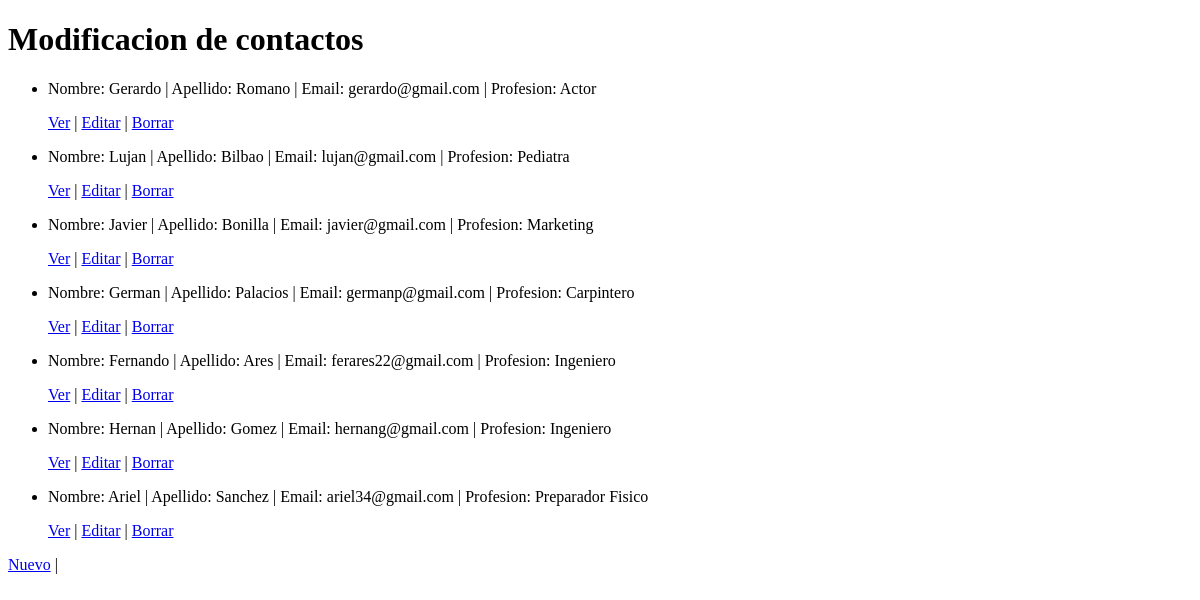
/Porfolio/contactos/list, run on an earlier commit of the app's database.
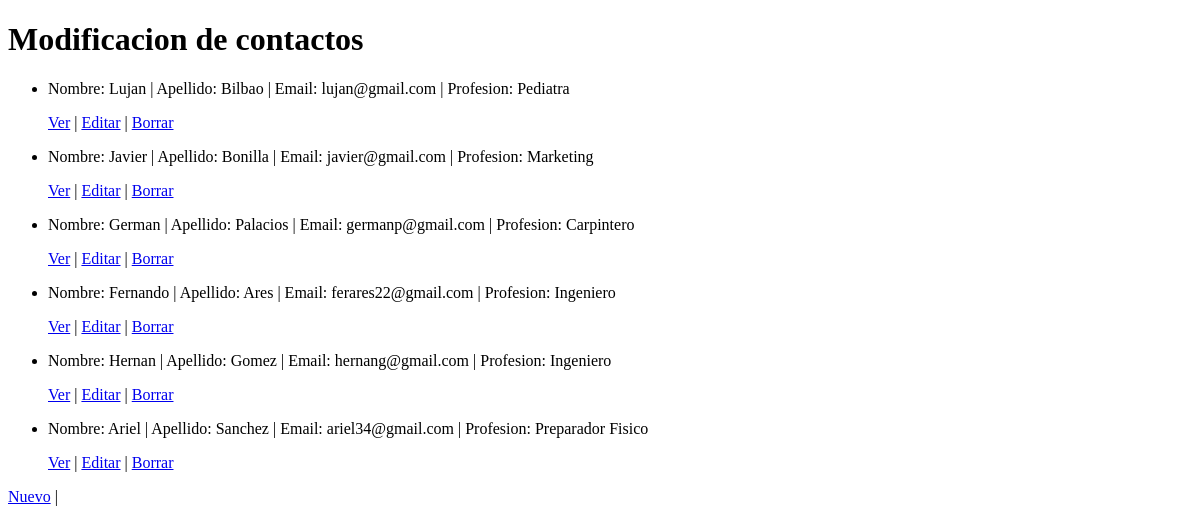
And on a later commit of the database.
### Porfolio/models.py (models this page shows, shortened)
class Contactos(models.Model):
    nombre= models.CharField(max_length=30)
    apellido= models.CharField(max_length=30)
    email= models.EmailField()
    profesion= models.CharField(max_length=30)

### Porfolio/views.py (the view)
# urls.py: path('contactos/list', views.Contactos_list.as_view(), name='List'),
class Contactos_list(ListView):
      model = Contactos
      template_name = "porfolio/contactos_list.html"

### Porfolio/templates/Porfolio/contactos_list.html (shortened to what this page needs)
<!DOCTYPE html>
<html lang="en">
<head>
</head>
<body>
    <h1>Modificacion de contactos</h1>
    <ul>
        {% for contactos in object_list %}
            <li>
                <p>Nombre: {{ contactos.nombre }} | Apellido: {{ contactos.apellido }} | Email: {{ contactos.email }} | Profesion: {{ contactos.profesion }}</p>
                <p>
                    <a href="{% url 'Detail' contactos.id %}">Ver</a> |
                    <a href="{% url 'Edit' contactos.id %}">Editar</a> |
                    <a href="{% url 'Delete' contactos.id %}">Borrar</a>
                </p>
            </li>
        {% endfor %}
    </ul>
    <a href="{% url 'New'  %}">Nuevo</a> |
</body>
</html>

What changed in the data, as far as the page shows it:
removed Contactos: nombre "Gerardo", apellido "Romano", email "gerardo@gmail.com", profesion "Actor"
